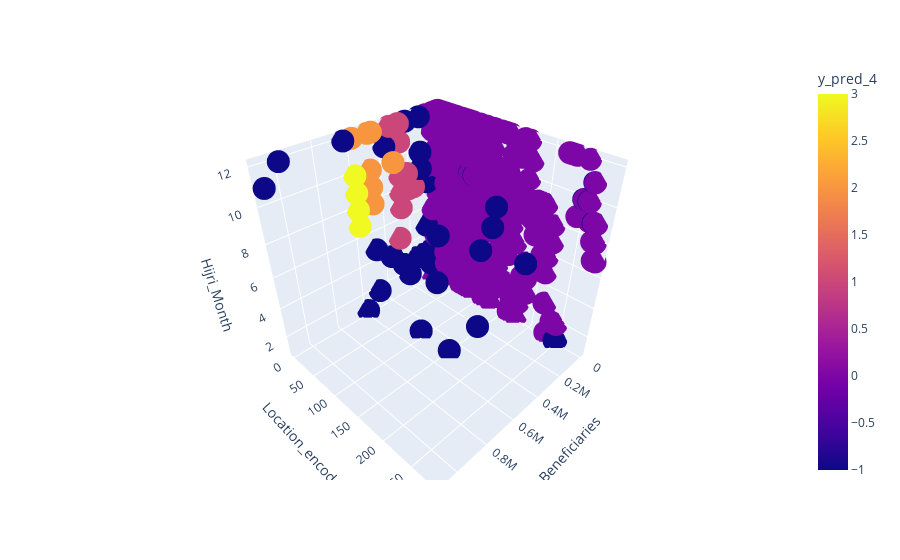

Here is the notebook cell this chart was saved with:
### Code cell
#df_2 = df[['Number of donations','Beneficiaries','Location_encoded','Hijri_Month']]

fig = px.scatter_3d(X4, x='Beneficiaries', y='Location_encoded', z='Hijri_Month',
              color='y_pred_4')
fig.show()


''' cluster _0 :     مجموعة مشاريع في كل المناطق الي تغطيها احسان بكل اشهر السنة وعدد المستفيدين فيها 200 الف واقل '''

### Figure 1 — Plotly figure (JSON) as saved in the notebook; plotly's stock layout.template omitted (floating-point values rounded to 4 significant figures; data arrays with more than 128 entries replaced by an {"elided": "..."} marker saying what was removed)
{"data": [{"hovertemplate": "Beneficiaries=%{x}<br>Location_encoded=%{y}<br>Hijri_Month=%{z}<br>y_pred_4=%{marker.color}<extra></extra>", "legendgroup": "", "marker": {"color": {"elided": "1485 int values"}, "coloraxis": "coloraxis", "symbol": "circle"}, "mode": "markers", "name": "", "scene": "scene", "showlegend": false, "type": "scatter3d", "x": {"elided": "1485 int values"}, "y": {"elided": "1485 int values"}, "z": {"elided": "1485 int values"}}], "layout": {"coloraxis": {"colorbar": {"title": {"text": "y_pred_4"}}, "colorscale": [[0, "#0d0887"], [0.1111, "#46039f"], [0.2222, "#7201a8"], [0.3333, "#9c179e"], [0.4444, "#bd3786"], [0.5556, "#d8576b"], [0.6667, "#ed7953"], [0.7778, "#fb9f3a"], [0.8889, "#fdca26"], [1, "#f0f921"]]}, "legend": {"tracegroupgap": 0}, "margin": {"t": 60}, "scene": {"domain": {"x": [0, 1], "y": [0, 1]}, "xaxis": {"title": {"text": "Beneficiaries"}}, "yaxis": {"title": {"text": "Location_encoded"}}, "zaxis": {"title": {"text": "Hijri_Month"}}}}}
